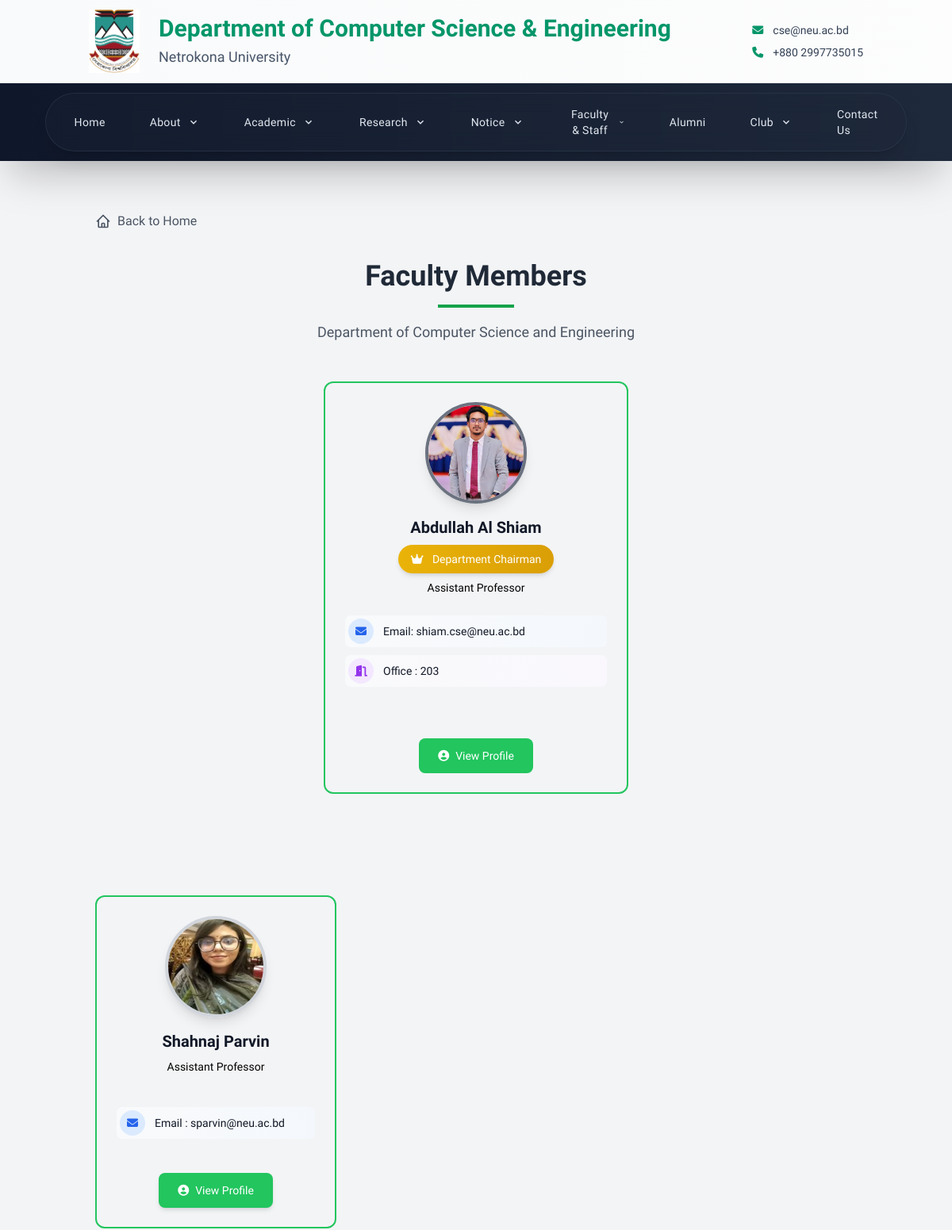
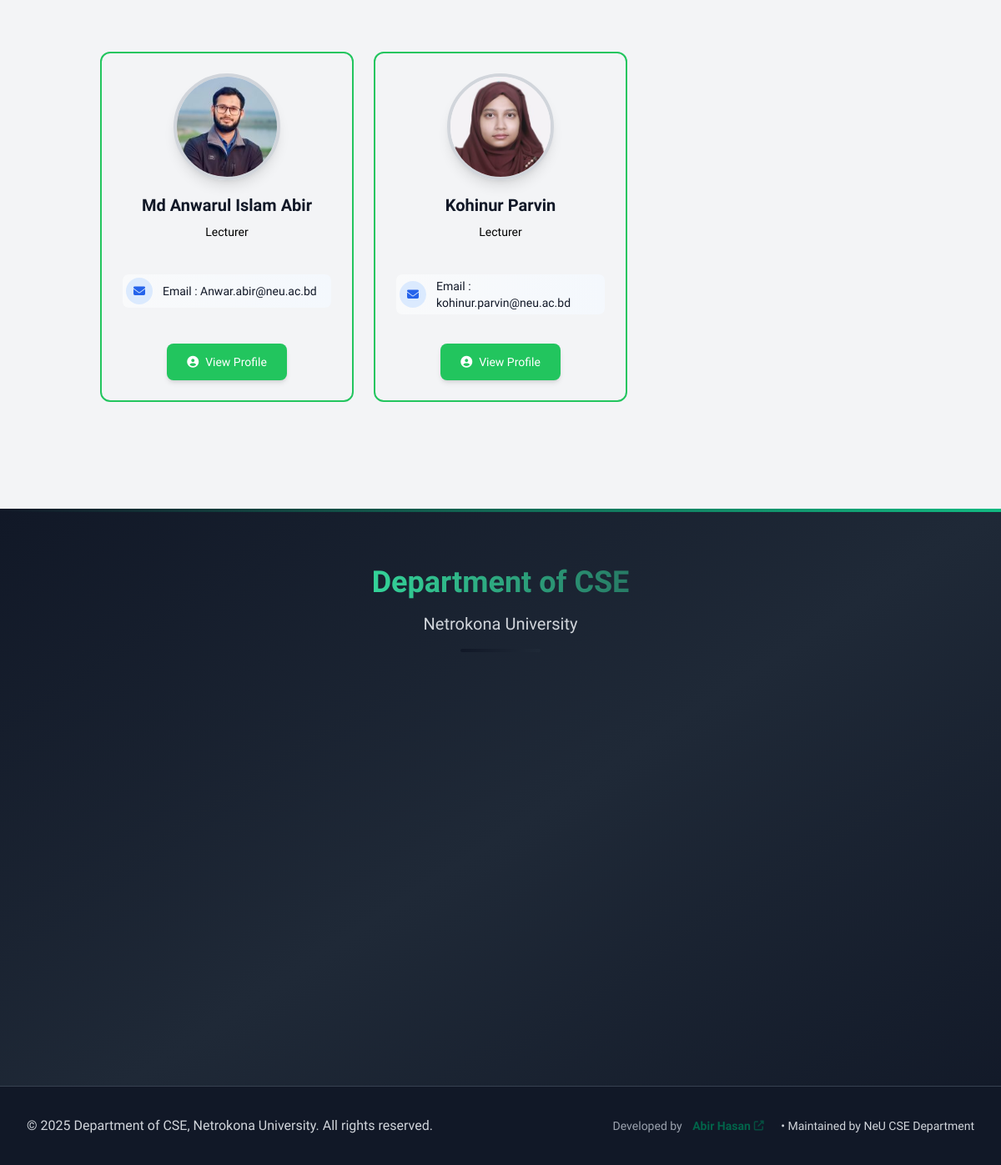
The page /faculty/active/ on the database its author committed (2 pictures, top to bottom).
### cse_app/models.py (models this page shows, shortened)
class FacultyMember(models.Model):
    DESIGNATION_CHOICES = (
        ('professor', 'Professor'),
        ('associate_professor', 'Associate Professor'),
        ('assistant_professor', 'Assistant Professor'),
        ('lecturer', 'Lecturer'),
        ('chairman', 'Chairman'),
    )
    STATUS_CHOICES = (
        ('active', 'Active'),
        ('on_leave', 'On Leave'),
        ('ex_chairman', 'Ex-Chairman'),
        ('past_faculty', 'Past Faculty'),
    )
    MEMBER_TYPE_CHOICES = (
        ('full_time', 'Full-time'),
        ('part_time', 'Part-time'),
        ('visiting', 'Visiting'),
        ('adjunct', 'Adjunct'),
    )
    user = models.OneToOneField(User, on_delete=models.CASCADE, null=True, blank=True)
    name = models.CharField(max_length=100)
    designation = models.CharField(max_length=30, choices=DESIGNATION_CHOICES)
    status = models.CharField(max_length=20, choices=STATUS_CHOICES, default='active')
    member_type = models.CharField(max_length=20, choices=MEMBER_TYPE_CHOICES, default='full_time')
    email = models.EmailField()
    phone = models.CharField(max_length=15, blank=True)
    room_no = models.CharField(max_length=10, blank=True)
    image = models.ImageField(upload_to='faculty/', blank=True)
    bio = models.TextField(blank=True)
    research_interest = models.TextField(blank=True)
    research_gate_url = models.URLField(blank=True, help_text="ResearchGate profile URL")
    google_scholar_url = models.URLField(blank=True, help_text="Google Scholar profile URL")
    orcid_url = models.URLField(blank=True, help_text="ORCID profile URL")
    linkedin_url = models.URLField(blank=True, help_text="LinkedIn profile URL")
    personal_website = models.URLField(blank=True, help_text="Personal website URL")
    research_activities = RichTextField(blank=True, help_text="Research activities and projects")
    publications = RichTextField(blank=True, help_text="List of publications")
    courses_taught = RichTextField(blank=True, help_text="Courses taught")
    membership = RichTextField(blank=True, help_text="Professional memberships")
    awards_honors = RichTextField(blank=True, help_text="Awards and honors received")
    others = RichTextField(blank=True, help_text="Other relevant information")
    cv_file = models.FileField(upload_to='faculty/cv/', blank=True, null=True, help_text="Upload CV/Resume")
    joined_date = models.DateField(blank=True, null=True)
    end_date = models.DateField(blank=True, null=True)
    is_current = models.BooleanField(default=True, help_text="Is this faculty member currently active?")
    is_chairman = models.BooleanField(default=False)
    class Meta:
        ordering = ['designation', 'name']
        verbose_name = 'Faculty Member'
        verbose_name_plural = 'Faculty Members'

### cse_app/views.py (the view)
# urls.py: path('faculty/active/', views.active_faculty, name='active_faculty'),
def active_faculty(request):
    active_faculty_members = FacultyMember.objects.filter(
        status='active',
        is_current=True
    ).order_by('joined_date', 'name')
    return render(request, 'cse/faculty_and_staff/active_faculty.html', {
        'faculty_members': active_faculty_members
    })

### templates/cse/faculty_and_staff/active_faculty.html (shortened to what this page needs)
{% extends 'base.html' %}
{% block content %}
<div class="container mx-auto px-4 py-8">
    <div class="mb-8">
        <a href="{% url 'home' %}" class="inline-flex items-center text-gray-600 hover:text-green-600 transition-colors duration-200">
            Back to Home
        </a>
    </div>
    <div class="text-center mb-12">
        <h1 class="text-4xl font-bold mb-4 text-gray-800">Faculty Members</h1>
        <div class="w-24 h-1 bg-green-600 mx-auto mb-4"></div>
        <p class="text-lg text-gray-600 max-w-2xl mx-auto leading-relaxed">Department of Computer Science and Engineering</p>
    </div>
    {% for faculty in faculty_members %}
        {% if faculty.is_chairman %}
        <div class="mb-16">
            <div class="flex justify-center">
                <div class="rounded-xl border-2 border-green-500 h-[520px] flex flex-col w-full max-w-sm">
                    <div class="p-6 flex flex-col h-full">
                        <div class="flex justify-center mb-4">
                            {% if faculty.image %}
                                <div class="relative">
                                    <img src="{{ faculty.image.url }}" alt="{{ faculty.name }}" class="w-32 h-32 rounded-full object-cover border-4 border-gray-500 shadow-lg">
                                </div>
                            {% endif %}
                        </div>
                        <div class="text-center mb-6">
                            <h3 class="text-xl font-bold text-gray-900 mb-2">{{ faculty.name }}</h3>
                            <div class="inline-block bg-gradient-to-r from-yellow-500 to-yellow-600 text-white px-4 py-2 rounded-full text-sm font-medium shadow-md mb-2">
                                <i class="fas fa-crown mr-2"></i>
                                Department Chairman
                            </div>
                            <div class="text-black text-sm font-medium">
                                {{ faculty.get_designation_display }}
                            </div>
                        </div>
                        <div class="space-y-2 mb-6 flex-grow">
                            {% if faculty.email %}
                                <div class="flex items-center text-gray-600 bg-gradient-to-r from-gray-50 to-blue-50 rounded-lg p-1 border border-gray-100">
                                    <div class="flex-shrink-0 w-8 h-8 bg-blue-100 rounded-full flex items-center justify-center">
                                        <i class="fas fa-envelope text-blue-600 text-sm"></i>
                                    </div>
                                    <div class="ml-3 flex-1">
                                        <p class="text-sm font-medium text-gray-900">Email: {{ faculty.email }}</p>
                                    </div>
                                </div>
                            {% endif %}
                            {% if faculty.room_no %}
                                <div class="flex items-center text-gray-600 bg-gradient-to-r from-gray-50 to-purple-50 rounded-lg p-1 border border-gray-100">
                                    <div class="flex-shrink-0 w-8 h-8 bg-purple-100 rounded-full flex items-center justify-center">
                                        <i class="fas fa-door-open text-purple-600 text-sm"></i>
                                    </div>
                                    <div class="ml-3 flex-1">
                                        <p class="text-sm font-medium text-gray-900">Office : {{ faculty.room_no }}</p>
                                    </div>
                                </div>
                            {% endif %}
                        </div>
                        <div class="text-center mt-auto">
                            <a href="{% url 'faculty_detail' faculty.id %}"
                               class="inline-flex items-center px-6 py-3 bg-green-500 text-white text-sm font-medium rounded-lg hover:bg-green-600 transition-all duration-200 transform hover:scale-105">
                                <i class="fas fa-user-circle mr-2"></i>
                                View Profile
                            </a>
                        </div>
                    </div>
                </div>
            </div>
        </div>
        {% endif %}
    {% endfor %}
    {% regroup faculty_members by designation as grouped_faculty %}
    {% for group in grouped_faculty %}
        {% if group.grouper == 'assistant_professor' %}
            {% with assistant_professors=group.list %}
                {% if assistant_professors %}
                    <div class="mb-16">
                        <div class="grid grid-cols-1 md:grid-cols-2 lg:grid-cols-3 gap-6">
                            {% for faculty in assistant_professors %}
                                {% if not faculty.is_chairman %}
                                    {% include "cse/faculty_and_staff/faculty_card.html" with faculty=faculty %}
                                {% endif %}
                            {% endfor %}
                        </div>
                    </div>
                {% endif %}
            {% endwith %}
        {% endif %}
    {% endfor %}
    {% for group in grouped_faculty %}
        {% if group.grouper == 'lecturer' %}
            {% with lecturers=group.list %}
                {% if lecturers %}
                    <div class="mb-16">
                        <div class="grid grid-cols-1 md:grid-cols-2 lg:grid-cols-3 gap-6">
                            {% for faculty in lecturers %}
                                {% if not faculty.is_chairman %}
                                    {% include "cse/faculty_and_staff/faculty_card.html" with faculty=faculty %}
                                {% endif %}
                            {% endfor %}
                        </div>
                    </div>
                {% endif %}
            {% endwith %}
        {% endif %}
    {% endfor %}
</div>
{% endblock %}

### templates/cse/faculty_and_staff/faculty_card.html (shortened to what this page needs)
<div class="rounded-xl border-2 border-green-500 h-[420px] flex flex-col">
    <div class="p-6 flex flex-col h-full">
        <div class="flex justify-center mb-4">
            {% if faculty.image %}
                <div class="relative">
                    <img src="{{ faculty.image.url }}" alt="{{ faculty.name }}" class="w-32 h-32 rounded-full object-cover border-4 border-gray-300 shadow-lg">
                </div>
            {% endif %}
        </div>
        <div class="text-center mb-6 flex-grow">
            <h3 class="text-xl font-bold text-gray-900 mb-2">{{ faculty.name }}</h3>
            <div class="text-black text-sm font-medium">
                {{ faculty.get_designation_display }}
            </div>
        </div>
        <div class="space-y-3 mb-6 min-h-[60px]">
            {% if faculty.email %}
                <div class="flex items-center text-gray-600 bg-gradient-to-r from-gray-50 to-blue-50 rounded-lg p-1 border border-gray-100">
                    <div class="flex-shrink-0 w-8 h-8 bg-blue-100 rounded-full flex items-center justify-center">
                        <i class="fas fa-envelope text-blue-600 text-sm"></i>
                    </div>
                    <div class="ml-3 flex-1">
                        <p class="text-sm font-medium text-gray-900">Email : {{ faculty.email }}</p>
                    </div>
                </div>
            {% endif %}
        </div>
        <div class="text-center mt-auto">
            <a href="{% url 'faculty_detail' faculty.id %}"
               class="inline-flex items-center px-6 py-3 bg-green-500 text-white text-sm font-medium rounded-lg hover:bg-green-600 transition-all duration-200 shadow-md hover:shadow-lg transform hover:scale-105">
                <i class="fas fa-user-circle mr-2"></i>
                View Profile
            </a>
        </div>
    </div>
</div>

### rows shown on the page
FacultyMember: image (picture), name "Abdullah Al Shiam", designation "Assistant Professor", email "shiam.cse@neu.ac.bd", room_no "203"
FacultyMember: image (picture), name "Shahnaj Parvin", designation "Assistant Professor", email "sparvin@neu.ac.bd"
FacultyMember: image (picture), name "Md Anwarul Islam Abir", designation "Lecturer", email "Anwar.abir@neu.ac.bd"
FacultyMember: image (picture), name "Kohinur Parvin", designation "Lecturer", email "kohinur.parvin@neu.ac.bd"
